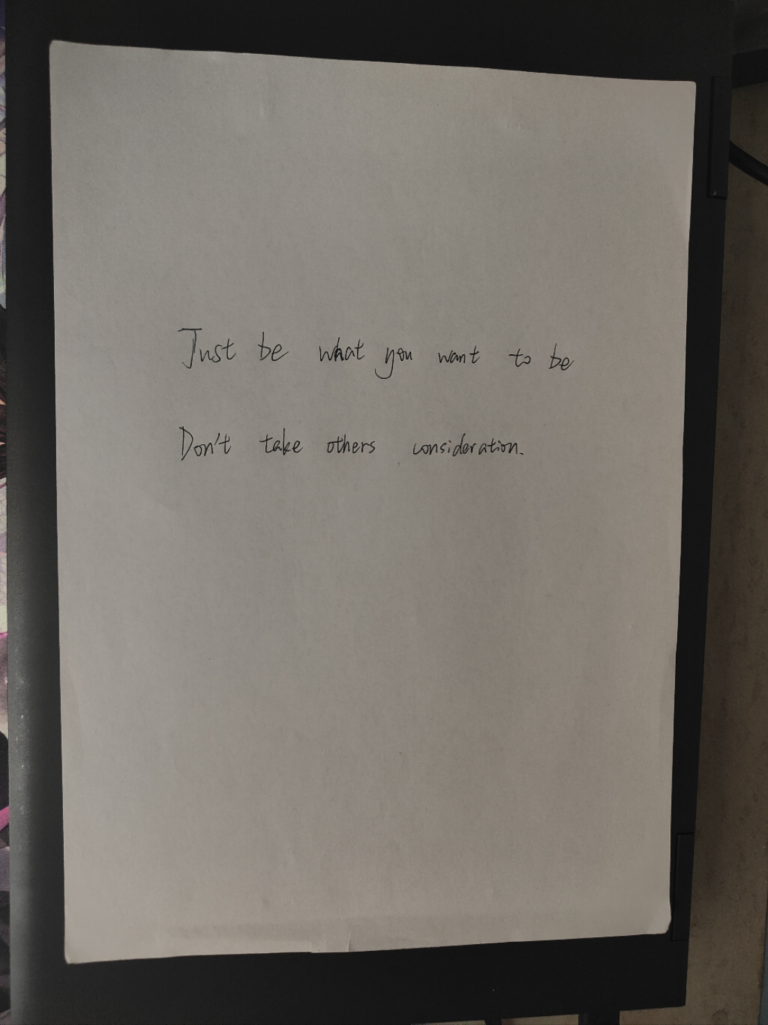
#> input picture OpenCV/文档扫描/Document1.jpg, 3072 x 4098 px (shown at 1/4 size)
$ jupyter execute --allow-errors '文档扫描.ipynb'
#> lines starting #> are read from the running program, lines starting #| are printed output that depends on the picture; after the words box and inside, x2 and y2 are one past the last pixel; in counts of white or black regions, pixels touching at a corner belong together
基本步骤
- step1:边缘检测
- step2:获取轮廓
- step3:变换
- step4:OCR

[cell 1]
# 包引入
import cv2
import numpy as np
import matplotlib.pyplot as plt
from PIL import Image
import pytesseract
import os

[cell 2]
# 定义一些函数
# 图像显示函数
def CV_show(name, img):
    "显示输入图像"
    cv2.imshow(name, img)
    cv2.waitKey(0)
    cv2.destroyAllWindows()

# 重构图像的尺寸
def resize(img, width=None, height=None, inter=cv2.INTER_AREA):
    "据输入的长宽重新定义图像的尺寸"
    dim=None
    (h, w) = img.shape[:2]
    if width==None and height==None:
        return img
    elif height==None:
        r = width/float(w)
        dim = (width, int(h * r))
    else:
        r = height/float(h)
        dim = (int(w * r), height)
    resized = cv2.resize(img, dim, interpolation=inter)
    return resized

# 对一个矩形的四组坐标点排序,0123对应为从左上角顺时针依次数的四个角
def order_point(pts):
    rect = np.zeros((4,2),dtype="float32")

    # 先计算左上角与wd右下角,将x y坐标相加,最大的为右下角,最小的为左上角
    s = pts.sum(axis=1)
    rect[0] = pts[np.argmin(s)]
    rect[2] = pts[np.argmax(s)]

    # 计算右上角与左下角,将x y相除y/x最小为右上,最大为左下
    diff = np.diff(pts, axis=1)
    rect[1] = pts[np.argmin(diff)]
    rect[3] = pts[np.argmax(diff)]

    return rect

# 对二维图像进行透视变换
def four_point_transform(img, dst):
    # 需要两组坐标,来计算变换矩阵
    rect = order_point(dst)
    (tl, tr, br, bl) = rect

    # 计算原始图像中的w,h,并确定变换后图像中的w,h
    widthA = np.sqrt(((br[0]-bl[0])**2)+((br[1]-bl[1])**2))
    widthB = np.sqrt(((tr[0]-tl[0])**2)+((tr[1]-tl[1])**2))
    width = max(int(widthA), int(widthB)) # 需要将数据强制转换为整数类型,否则在计算转换矩阵时会报错

    heightA = np.sqrt((br[0]-tr[0])**2+(br[1]-tr[1])**2)
    heightB = np.sqrt((bl[0]-tl[0])**2+(bl[1]-tl[1])**2)
    height = max(int(heightA), int(heightB))

    # 定义变换后坐标
    dst = np.array(
            [[0,0],
            [width-1,0],
            [width-1, height-1],
            [0, height-1]], dtype="float32")

    # 计算变换矩阵
    # 参数:两组坐标点-原始输入坐标与目标坐标
    M = cv2.getPerspectiveTransform(rect, dst)
    # 计算变换后结果
    warped = cv2.warpPerspective(img, M, (width, height))
    # 返回结果
    return warped

[cell 3]
img = cv2.imread("Document1.jpg")
#> img is the input picture: shape (4098, 3072, 3); mean B, G, R 100.2, 106.7, 111.4
origin = img.copy()
ratio = img.shape[0] / 1000.0
#> ratio = 4.1

resized = resize(origin, height=1000)
#> in resize, `resized = cv2.resize(img, dim, interpolation=inter)`:
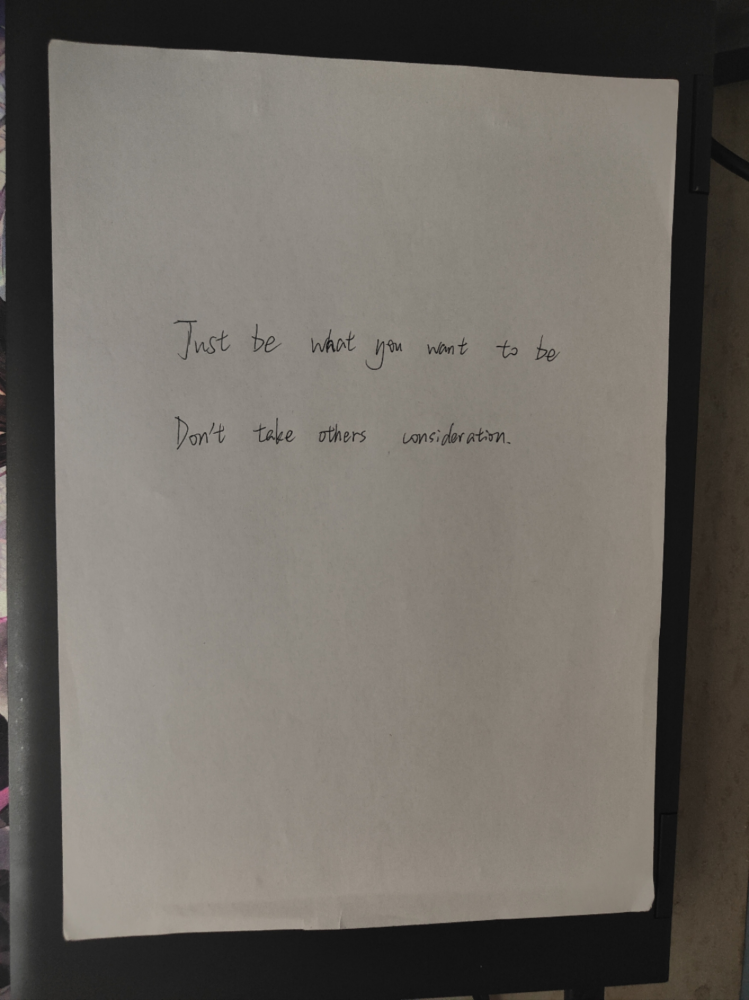
#> resized: shape (1000, 749, 3); mean B, G, R 100.2, 106.7, 111.4

# 预处理
gray = cv2.cvtColor(resized, cv2.COLOR_BGR2GRAY) # 将图片转换为灰度图
gray = cv2.GaussianBlur(gray, (5, 5), 0) # 高斯滤波，滤除图像中的噪声
edged = cv2.Canny(gray, 100, 200) # canny边缘检测，得到图像的大致边缘
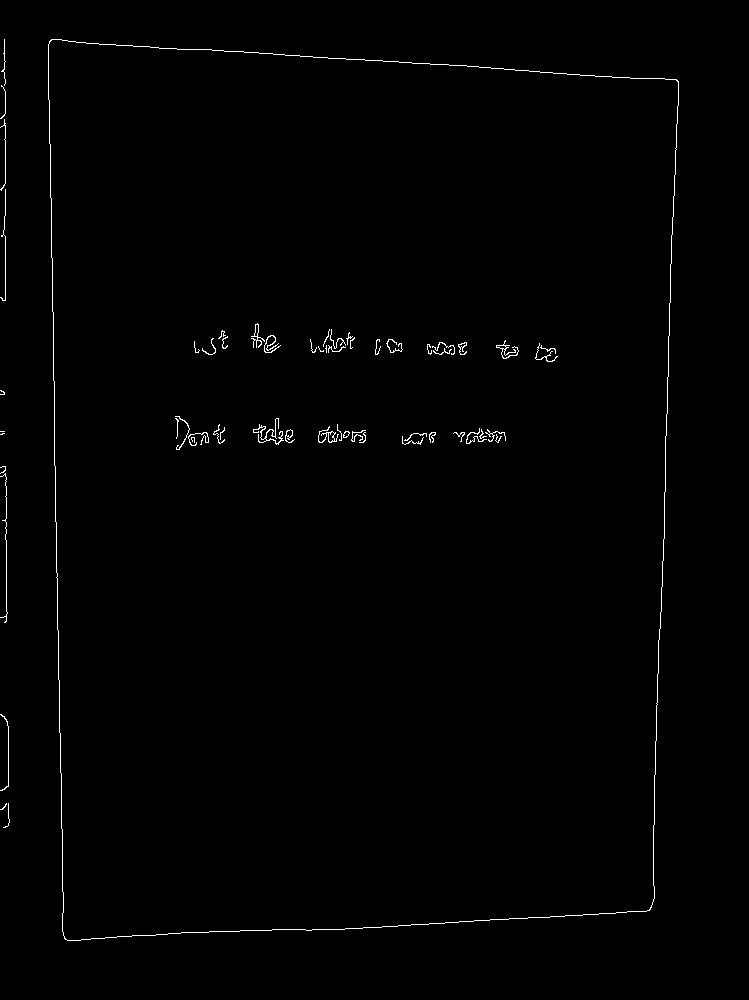
#> edged: shape (1000, 749); 0.73% white in thin lines or dots, all inside (x1, y1, x2, y2) = (0, 39, 679, 941)

# 展示预处理之后的图像
CV_show("预处理图像", edged)

[cell 4]
# 轮廓检测,显示轮廓检测结果
cnts = cv2.findContours(edged, cv2.RETR_LIST, cv2.CHAIN_APPROX_SIMPLE)[1] # 返回边缘检测中的轮廓图像
#> cnts = 64 contours, 49 with area under 20; largest, box (x1, y1, x2, y2) and area: (48, 39, 679, 941) 527120, (48, 39, 679, 941) 527111, (318, 426, 339, 443) 69, (251, 323, 265, 348) 50, (328, 431, 335, 443) 48
img_cnts = cv2.drawContours(resized.copy(), cnts, -1, (0,0,255))
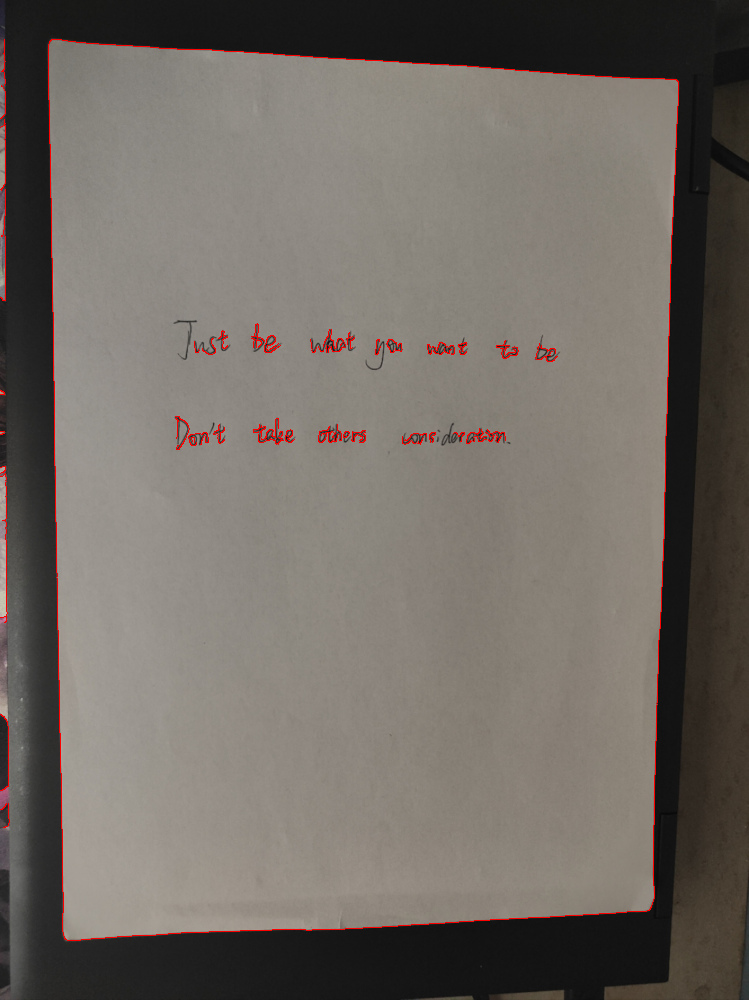
#> img_cnts: shape (1000, 749, 3); mean B, G, R 99.5, 106, 112.5
CV_show("轮廓检测", img_cnts)

[cell 5]
# 在轮廓中筛选出目标轮廓

cnts = sorted(cnts, key=cv2.contourArea, reverse=True) # 返回一个轮廓序列，由轮廓面积大到小排列（reverse=True）

for c in cnts:
    # 计算轮廓的近似
    peri = cv2.arcLength(c, True)
    approx = cv2.approxPolyDP(c, 0.02 * peri, True)
    if len(approx)==4:# 检测近似轮廓是否为完整矩形
        screenCnt = approx
        break
#> this loop made 1 pass
#> (peri, screenCnt) on pass 1: (2995.5, [[51, 39], [64, 938], [649, 910], [678, 81]])

img_cnts = cv2.drawContours(resized.copy(), [screenCnt], -1, (0,0,255))
CV_show("轮廓检测", img_cnts)

问题
在文本较多的纸张或者文字与纸张边缘较为贴近时,轮廓检测会出现一些问题即无法检测到最外围的轮廓,可能时检测方法问题

[cell 6]
# 轮廓进行透视变换
warped_img = four_point_transform(origin, screenCnt.reshape(4,2) * ratio)
#> in order_point, `s = pts.sum(axis=1)`: s = [368.8, 4106.2, 6388.8, 3110.4]
#> in order_point, `diff = np.diff(pts, axis=1)`: diff = [-49.18, 3581.7, 1069.6, -2446.5]
#> in four_point_transform, `rect = order_point(dst)`: rect = [[209, 159.8], [2778.4, 331.9], [2659.6, 3729.2], [262.3, 3843.9]]
#> in four_point_transform, `(tl, tr, br, bl) = rect`: tl = [209, 159.8]; tr = [2778.4, 331.9]; br = [2659.6, 3729.2]; bl = [262.3, 3843.9]
#> in four_point_transform, `widthA = np.sqrt(((br[0]-bl[0])**2)+((br[1]-bl[1])**2))`: widthA = 2400.1
#> in four_point_transform, `widthB = np.sqrt(((tr[0]-tl[0])**2)+((tr[1]-tl[1])**2))`: widthB = 2575.2
#> in four_point_transform, `width = max(int(widthA), int(widthB))`: width = 2575
#> in four_point_transform, `heightA = np.sqrt((br[0]-tr[0])**2+(br[1]-tr[1])**2)`: heightA = 3399.3
#> in four_point_transform, `heightB = np.sqrt((bl[0]-tl[0])**2+(bl[1]-tl[1])**2)`: heightB = 3684.5
#> in four_point_transform, `height = max(int(heightA), int(heightB))`: height = 3684
#> in four_point_transform, `dst = np.array( [[0,0], [width-1,0], [width-1, height-1], [0, height-1..`: dst = [[0, 0], [2574, 0], [2574, 3683], [0, 3683]]
#> in four_point_transform, `M = cv2.getPerspectiveTransform(rect, dst)`: M = [[0.914, -0.0132, -188.9], [-0.0617, 0.921, -134.4], [-2.96e-05, -1.86e-05, 1]]
#> in four_point_transform, `warped = cv2.warpPerspective(img, M, (width, height))`:
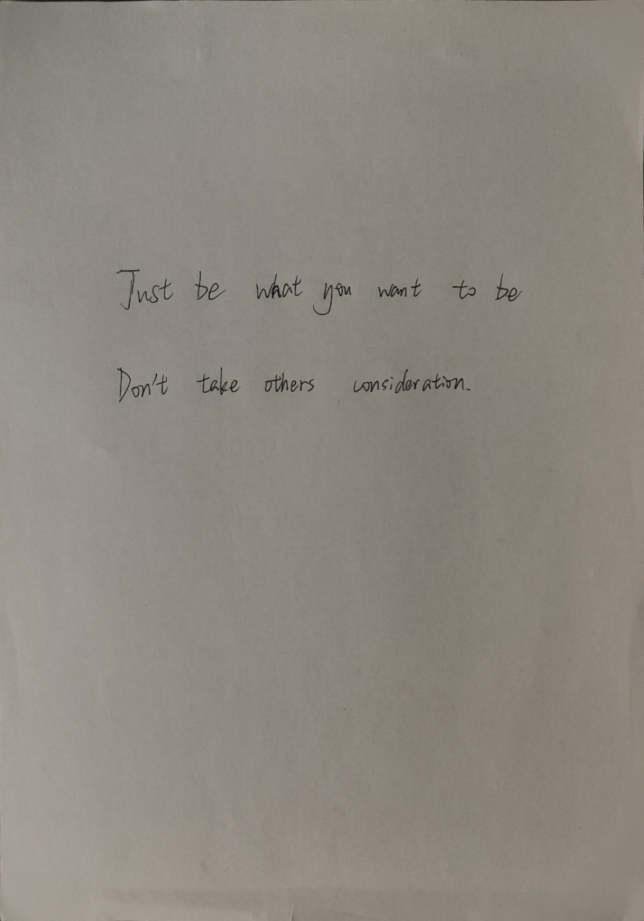
#> warped: shape (3684, 2575, 3) (shown at 1/4 size); mean B, G, R 127.3, 135.6, 141.5

# 二值化
warped_img_gray = cv2.cvtColor(warped_img, cv2.COLOR_BGR2GRAY)
warped_img_thresh = cv2.threshold(warped_img_gray, 100, 255, cv2.THRESH_BINARY)[1]
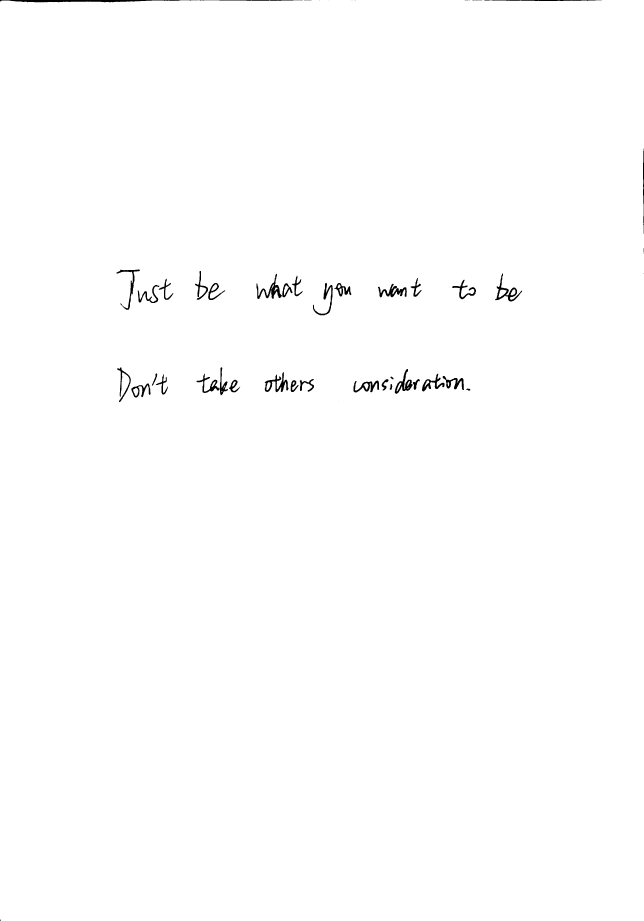
#> warped_img_thresh: shape (3684, 2575) (shown at 1/4 size); 99.5% white; 51 black regions (12 under 20 px), largest, box (x1, y1, x2, y2) and area: (0, 0, 794, 9) 4401, (1026, 1095, 1128, 1196) 2667, (1059, 1489, 1154, 1569) 2562
copied = warped_img_thresh.copy()
resized = resize(copied, height=1000)
#> call 2 of resize, with height = 1000, inter = 3
#> in resize (call 2), `resized = cv2.resize(img, dim, interpolation=inter)`:
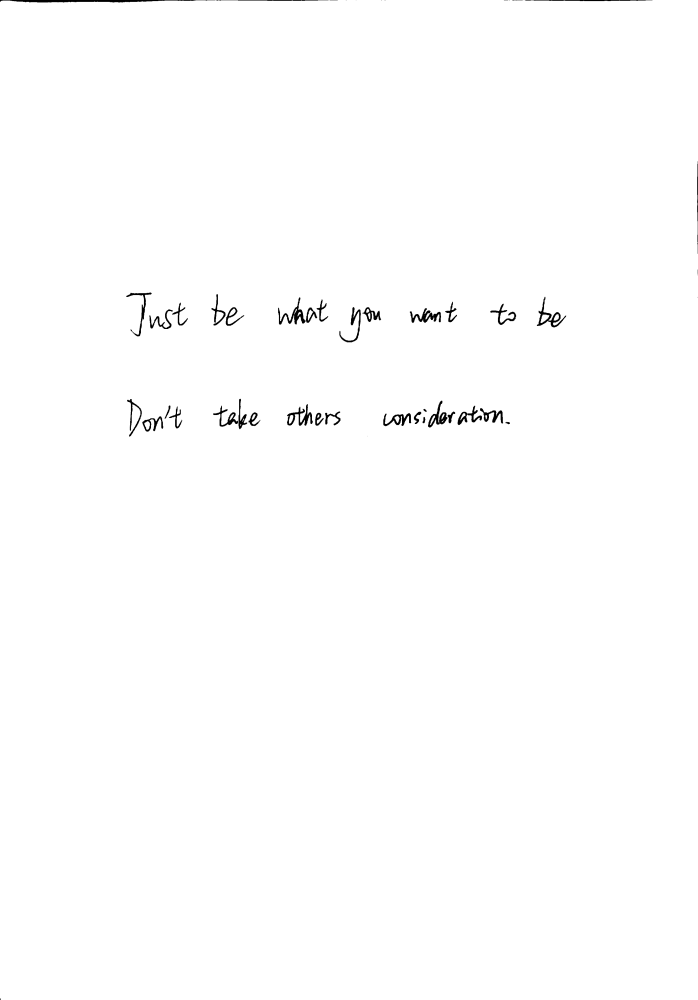
#> resized: shape (1000, 698); min 0, max 255, mean 253.7
CV_show("变换后图像", resized)

# 将结果保存
cv2.imwrite("scan.jpg", warped_img_thresh)
#> Out = True

[cell 7]
# 利用OCR检测文本中的文字
img = cv2.imread("scan.jpg")
#> img: shape (3684, 2575, 3); min 0, max 255, mean 253.7
gray = cv2.cvtColor(img, cv2.COLOR_BGR2GRAY)
#> gray: shape (3684, 2575)

filename = "{}.png".format(os.getpid())
cv2.imwrite(filename, gray)

#> (the rest of this cell did not finish here and is left out)
